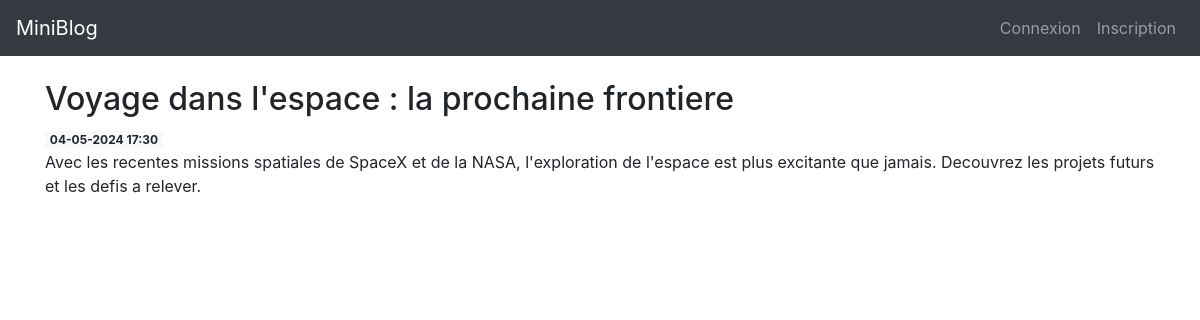
Screenshot of /post/2 with the database file from the repository.
### app/models.py (models this page shows, shortened)
class Post(db.Model):
    id = db.Column(db.Integer, primary_key=True)
    created = db.Column(db.DateTime, nullable=False, default=datetime.now)
    title = db.Column(db.String(200), nullable=False)
    content = db.Column(db.Text, nullable=False)
    user_id = db.Column(db.Integer, db.ForeignKey('user.id'), nullable=False)
    @property
    def formatted_created(self):
        return self.created.strftime("%d-%m-%Y %H:%M")

### app/posts/routes.py (the view)
@bp.route('/<int:post_id>')
def view(post_id):
    post = Post.query.get_or_404(post_id)
    return render_template('posts/view.html', post=post)

### app/templates/posts/view.html (shortened to what this page needs)
{% extends 'base.html' %}
{% block content %}
<h2>{% block title %} {{ post.title }} {% endblock %}</h2>
<span class="badge badge-light">{{ post.formatted_created }}</span>
<p>{{ post.content }}</p>
{% endblock %}

### rows the page displays
Post: title "Voyage dans l'espace : la prochaine frontiere", formatted_created "04-05-2024 17:30", content "Avec les recentes missions spatiales de SpaceX et de la NASA, l'exploration de l'espace est plus excitante que jamais. Decouvrez les projets futurs et les defis a relever."
